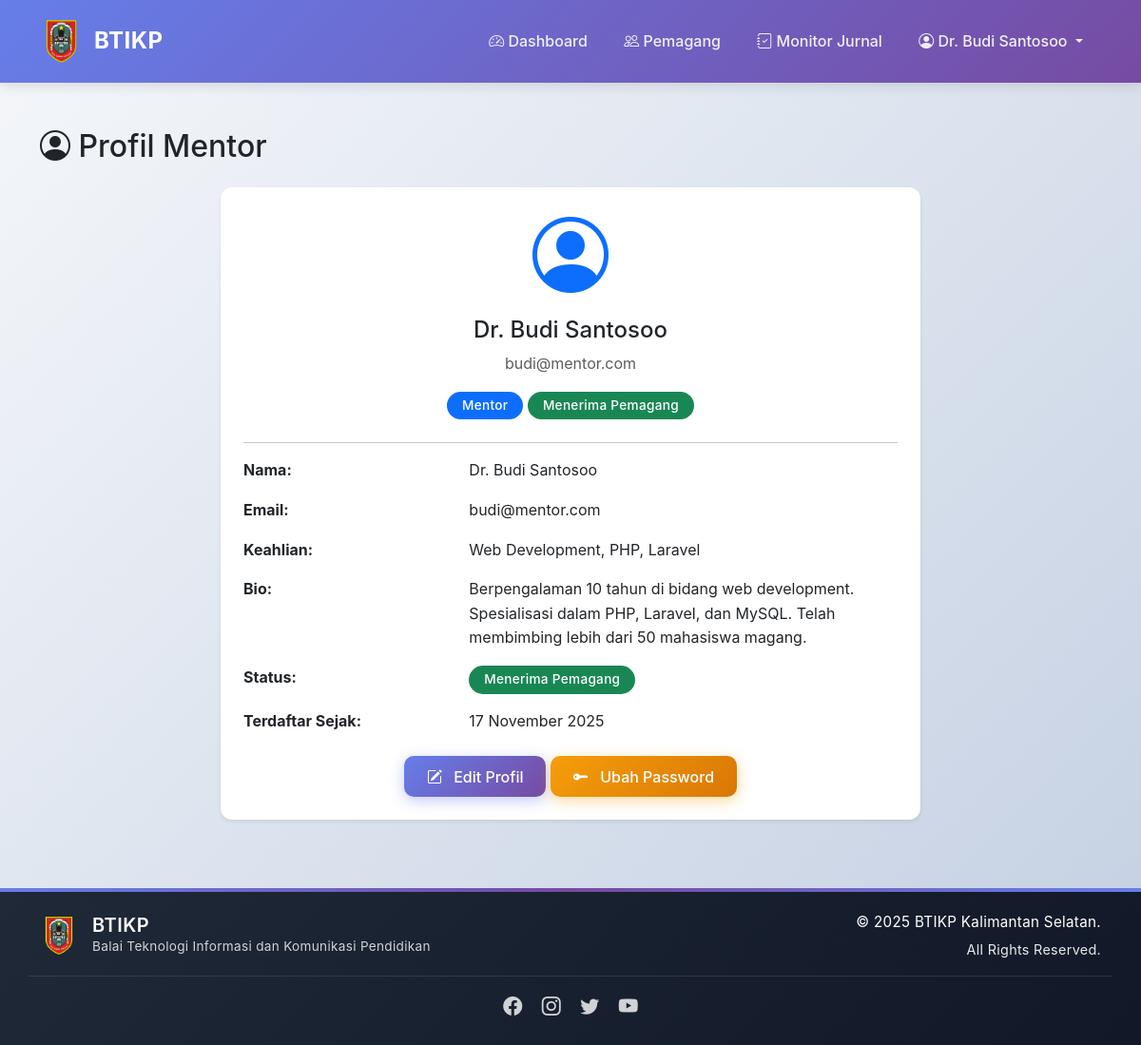
The page /pages/profile_mentor.php (signed in) on the database its author committed.
### tables this page shows
CREATE TABLE `mentors` (
  `user_id` int(11) NOT NULL,
  `keahlian` varchar(255) NOT NULL,
  `bio` text,
  `status_open` tinyint(1) DEFAULT '1',
  `foto` varchar(255) DEFAULT NULL
);

CREATE TABLE `users` (
  `id` int(11) NOT NULL,
  `nama` varchar(100) NOT NULL,
  `email` varchar(100) NOT NULL,
  `password` varchar(255) NOT NULL,
  `role` enum('mahasiswa','mentor','admin') NOT NULL,
  `created_at` datetime DEFAULT CURRENT_TIMESTAMP
);

### pages/profile_mentor.php (the view, shortened to what this page needs)
<?php
require_once '../config/database.php';
include '../includes/header.php';
$user_id = $_SESSION['user_id'];
$query = "SELECT u.*, m.keahlian, m.bio, m.status_open
          FROM users u
          JOIN mentors m ON u.id = m.user_id
          WHERE u.id = '$user_id'";
$result = mysqli_query($conn, $query);
$user = mysqli_fetch_assoc($result);
?>
<div class="container my-5">
    <h2 class="mb-4">
        <i class="bi bi-person-circle"></i> Profil Mentor
    </h2>
    <div class="row">
        <div class="col-md-8 mx-auto">
            <div class="card">
                <div class="card-body p-4">
                    <div class="text-center mb-4">
                        <i class="bi bi-person-circle display-1 text-primary"></i>
                        <h4 class="mt-3"><?= $user['nama'] ?></h4>
                        <p class="text-muted"><?= $user['email'] ?></p>
                        <span class="badge bg-primary">Mentor</span>
                        <span class="badge bg-<?= $user['status_open'] ? 'success' : 'secondary' ?>">
                            <?= $user['status_open'] ? 'Menerima Pemagang' : 'Tidak Tersedia' ?>
                        </span>
                    </div>
                    <hr>
                    <div class="row mb-3">
                        <div class="col-md-4"><strong>Nama:</strong></div>
                        <div class="col-md-8"><?= $user['nama'] ?></div>
                    </div>
                    <div class="row mb-3">
                        <div class="col-md-4"><strong>Email:</strong></div>
                        <div class="col-md-8"><?= $user['email'] ?></div>
                    </div>
                    <div class="row mb-3">
                        <div class="col-md-4"><strong>Keahlian:</strong></div>
                        <div class="col-md-8"><?= $user['keahlian'] ?></div>
                    </div>
                    <div class="row mb-3">
                        <div class="col-md-4"><strong>Bio:</strong></div>
                        <div class="col-md-8"><?= nl2br($user['bio']) ?></div>
                    </div>
                    <div class="row mb-3">
                        <div class="col-md-4"><strong>Status:</strong></div>
                        <div class="col-md-8">
                            <span class="badge bg-<?= $user['status_open'] ? 'success' : 'secondary' ?>">
                                <?= $user['status_open'] ? 'Menerima Pemagang' : 'Tidak Tersedia' ?>
                            </span>
                        </div>
                    </div>
                    <div class="row mb-3">
                        <div class="col-md-4"><strong>Terdaftar Sejak:</strong></div>
                        <div class="col-md-8"><?= date('d F Y', strtotime($user['created_at'])) ?></div>
                    </div>
                    <div class="text-center mt-4">
                        <button class="btn btn-primary" data-bs-toggle="modal" data-bs-target="#editModal">
                            <i class="bi bi-pencil-square"></i> Edit Profil
                        </button>
                        <button class="btn btn-warning" data-bs-toggle="modal" data-bs-target="#passwordModal">
                            <i class="bi bi-key-fill"></i> Ubah Password
                        </button>
                    </div>
                </div>
            </div>
        </div>
    </div>
</div>
<?php include '../includes/footer.php'; ?>

### assets/css/style.css (style rules this page uses)
:root { --primary-color: #0d6efd; --primary-dark: #0a58ca; --secondary-color: #6c757d; --success-color: #198754; --info-color: #0dcaf0; --warning-color: #ffc107; --danger-color: #dc3545; --light-bg: #f8f9fa; --dark-text: #212529; --shadow-sm: 0 2px 4px rgba(0,0,0,0.08); --shadow-md: 0 4px 12px rgba(0,0,0,0.1); --shadow-lg: 0 8px 24px rgba(0,0,0,0.12); --border-radius: 12px; --transition: all 0.3s cubic-bezier(0.4, 0, 0.2, 1); }
* { margin: 0; padding: 0; box-sizing: border-box; }
body { font-family: 'Inter', -apple-system, BlinkMacSystemFont, 'Segoe UI', Roboto, 'Helvetica Neue', Arial, sans-serif; line-height: 1.6; color: var(--dark-text); background: linear-gradient(135deg, #f5f7fa 0%, #c3cfe2 100%); min-height: 100vh; overflow-x: hidden; }
html { scroll-behavior: smooth; }
.card { border: none; border-radius: var(--border-radius); box-shadow: var(--shadow-sm); transition: var(--transition); overflow: hidden; background: white; margin-bottom: 1.5rem; }
.card-body { padding: 1.5rem; }
.btn { border-radius: 10px; padding: 0.6rem 1.5rem; font-weight: 500; transition: var(--transition); border: none; position: relative; overflow: hidden; z-index: 1; }
.btn::before { content: ''; position: absolute; top: 50%; left: 50%; width: 0; height: 0; border-radius: 50%; background: rgba(255, 255, 255, 0.3); transform: translate(-50%, -50%); transition: width 0.6s, height 0.6s; z-index: -1; }
.btn-primary { background: linear-gradient(135deg, #667eea 0%, #764ba2 100%); box-shadow: 0 4px 15px rgba(102, 126, 234, 0.4); }
.btn-warning { background: linear-gradient(135deg, #f59e0b 0%, #d97706 100%); box-shadow: 0 4px 15px rgba(245, 158, 11, 0.4); color: white; }
.badge { padding: 0.5rem 1rem; border-radius: 20px; font-weight: 500; font-size: 0.85rem; letter-spacing: 0.3px; }
.container { animation: fadeIn 0.6s ease; }
.bi { transition: var(--transition); }
.card-title .bi, .btn .bi { margin-right: 0.5rem; }

### rows shown on the page
mentors: user_id.nama "Dr. Budi Santosoo", user_id.email "budi@mentor.com", keahlian "Web Development, PHP, Laravel", bio "Berpengalaman 10 tahun di bidang web development. Spesialisasi dalam PHP, Laravel, dan MySQL. Telah membimbing lebih dari 50 mahasiswa magang.", user_id.created_at "17 November 2025"

### other values the page prints
$_SESSION['nama'] "Dr. Budi Santosoo"
